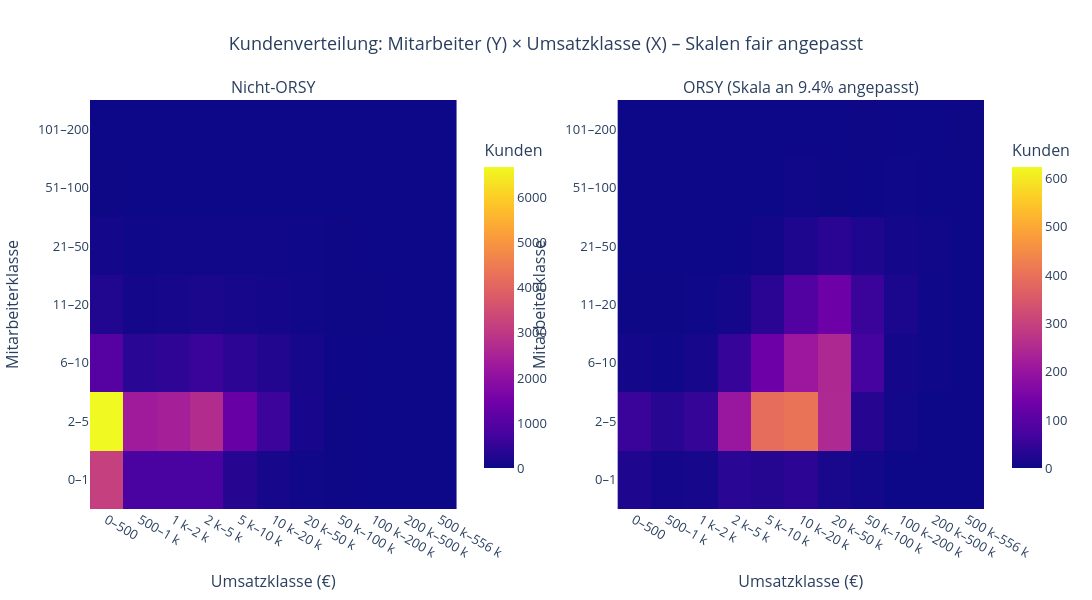

Notebook code for this chart:
### Code cell
import numpy as np
import pandas as pd
import plotly.express as px
from plotly.subplots import make_subplots
import math

# ===== Basis (<= 200 MA) =====
df_c = df.copy()
df_c = df_c[(df_c["emp_count"].notna()) & (df_c["sales"].notna()) & (df_c["emp_count"] <= 200)]
df_c["orsy_flag"] = (df_c["flag_new_orsyshelf"] > 0).astype(int)
df_c["orsy_str"]  = df_c["orsy_flag"].map({0:"Nicht-ORSY", 1:"ORSY"})

# ===== Einheitliche Bins (gleiche Feldgröße) =====
emp_edges  = [-np.inf, 1, 5, 10, 20, 50, 100, 200]
emp_labels = ["0–1","2–5","6–10","11–20","21–50","51–100","101–200"]

# Umsatzklassen (anpassen bei Bedarf)
sales_edges  = [0, 500, 1_000, 2_000, 5_000, 10_000, 20_000, 50_000, 100_000, 200_000, 500_000, float(df_c["sales"].max())]
def human_label(edges):
    labs = []
    for a,b in zip(edges[:-1], edges[1:]):
        def fmt(x):
            if x >= 1_000_000: return f"{x/1_000_000:.1f} Mio"
            if x >= 1_000:     return f"{x/1_000:.0f} k"
            return f"{int(x)}"
        labs.append(f"{fmt(a)}–{fmt(b)}")
    return labs
sales_labels = human_label(sales_edges)

df_c["emp_bin"]   = pd.cut(df_c["emp_count"], bins=emp_edges,  labels=emp_labels,  include_lowest=True, right=True)
df_c["sales_bin"] = pd.cut(df_c["sales"],     bins=sales_edges, labels=sales_labels, include_lowest=True, right=True)

# ===== Aggregation: Kundenanzahl je Feld =====
agg = (df_c.groupby(["orsy_str","emp_bin","sales_bin"], observed=True)
          .size()
          .reset_index(name="customer_count"))

def full_matrix(group):
    sub = agg[agg["orsy_str"]==group]
    mat = (sub.pivot_table(index="emp_bin", columns="sales_bin", values="customer_count", fill_value=0)
             .reindex(index=emp_labels, columns=sales_labels))
    return mat.fillna(0)

mat_non  = full_matrix("Nicht-ORSY")
mat_orsi = full_matrix("ORSY")

# ===== ORSY-Rate & Skalen berechnen =====
orsy_rate = float(df_c["orsy_flag"].mean())               # ~0.09...
zmax_non  = float(np.nanmax(mat_non.values))              # z. B. 6000
expected_orsi_max = max(1.0, orsy_rate * zmax_non)        # z. B. 0.09*6000 = 540
# (Optional) auf ganze Zahl runden
expected_orsi_max = math.ceil(expected_orsi_max)

# ===== Plot: getrennte Skalen, gleiche Bins, helle große Werte =====
fig = make_subplots(
    rows=1, cols=2,
    subplot_titles=(f"Nicht-ORSY", f"ORSY (Skala an {orsy_rate:.1%} angepasst)"),
    horizontal_spacing=0.18
)

t1 = px.imshow(mat_non,  origin="lower", color_continuous_scale="Viridis_r").data[0]
t2 = px.imshow(mat_orsi, origin="lower", color_continuous_scale="Viridis_r").data[0]

t1.update(coloraxis="coloraxis")
t2.update(coloraxis="coloraxis2")

fig.add_trace(t1, row=1, col=1)
fig.add_trace(t2, row=1, col=2)

fig.update_layout(
    height=600, width=1300,
    title="Kundenverteilung: Mitarbeiter (Y) × Umsatzklasse (X) – Skalen fair angepasst",
    # links: reales Maximum, rechts: erwartetes Maximum = ORSY-Rate * links-Max
    coloraxis =dict(cmin=0, cmax=zmax_non,
                    colorbar=dict(title="Kunden", len=0.85, x=0.43)),
    coloraxis2=dict(cmin=0, cmax=expected_orsi_max,
                    colorbar=dict(title="Kunden", len=0.85, x=1.02)),
    title_x=0.5, font=dict(size=13)
)

# Achsenlabels aus gemeinsamen Bins
for c in [1,2]:
    fig.update_xaxes(title_text="Umsatzklasse (€)", row=1, col=c,
                     tickmode="array", tickvals=list(range(len(sales_labels))), ticktext=sales_labels)
    fig.update_yaxes(title_text="Mitarbeiterklasse", row=1, col=c,
                     tickmode="array", tickvals=list(range(len(emp_labels))),  ticktext=emp_labels)

fig.show()

print(f"ORSY-Rate: {orsy_rate:.2%} | Max Nicht-ORSY: {int(zmax_non)} Kunden | ORSY-Skalen-Max: {expected_orsi_max} Kunden")

### Figure 1 — Plotly figure (JSON) as saved in the notebook; plotly's stock layout.template omitted (floating-point values rounded to 4 significant figures)
{"data": [{"coloraxis": "coloraxis", "hovertemplate": "sales_bin: %{x}<br>emp_bin: %{y}<br>color: %{z}<extra></extra>", "name": "0", "type": "heatmap", "x": ["0–500", "500–1 k", "1 k–2 k", "2 k–5 k", "5 k–10 k", "10 k–20 k", "20 k–50 k", "50 k–100 k", "100 k–200 k", "200 k–500 k", "500 k–556 k"], "xaxis": "x", "y": ["0–1", "2–5", "6–10", "11–20", "21–50", "51–100", "101–200"], "yaxis": "y", "z": [[3167.0, 804.0, 802.0, 799.0, 322.0, 135.0, 33.0, 8.0, 1.0, 1.0, 0.0], [6653.0, 2301.0, 2411.0, 2700.0, 1294.0, 616.0, 142.0, 15.0, 2.0, 0.0, 0.0], [1008.0, 361.0, 441.0, 585.0, 407.0, 276.0, 114.0, 19.0, 0.0, 0.0, 0.0], [257.0, 101.0, 125.0, 165.0, 132.0, 107.0, 51.0, 13.0, 10.0, 0.0, 0.0], [89.0, 31.0, 37.0, 42.0, 36.0, 41.0, 26.0, 8.0, 3.0, 0.0, 0.0], [11.0, 4.0, 3.0, 0.0, 1.0, 4.0, 4.0, 0.0, 1.0, 1.0, 0.0], [2.0, 2.0, 3.0, 1.0, 0.0, 0.0, 1.0, 1.0, 0.0, 0.0, 0.0]]}, {"coloraxis": "coloraxis2", "hovertemplate": "sales_bin: %{x}<br>emp_bin: %{y}<br>color: %{z}<extra></extra>", "name": "0", "type": "heatmap", "x": ["0–500", "500–1 k", "1 k–2 k", "2 k–5 k", "5 k–10 k", "10 k–20 k", "20 k–50 k", "50 k–100 k", "100 k–200 k", "200 k–500 k", "500 k–556 k"], "xaxis": "x2", "y": ["0–1", "2–5", "6–10", "11–20", "21–50", "51–100", "101–200"], "yaxis": "y2", "z": [[21.0, 9.0, 11.0, 34.0, 29.0, 38.0, 15.0, 6.0, 0.0, 0.0, 0.0], [55.0, 32.0, 47.0, 203.0, 391.0, 403.0, 246.0, 30.0, 6.0, 0.0, 0.0], [8.0, 2.0, 11.0, 51.0, 130.0, 207.0, 245.0, 70.0, 10.0, 2.0, 0.0], [1.0, 1.0, 2.0, 8.0, 35.0, 88.0, 130.0, 55.0, 16.0, 2.0, 0.0], [0.0, 0.0, 0.0, 0.0, 7.0, 21.0, 35.0, 21.0, 10.0, 5.0, 0.0], [0.0, 0.0, 0.0, 0.0, 0.0, 4.0, 1.0, 0.0, 3.0, 0.0, 0.0], [0.0, 0.0, 0.0, 0.0, 0.0, 0.0, 0.0, 1.0, 0.0, 0.0, 1.0]]}], "layout": {"annotations": [{"font": {"size": 16}, "showarrow": false, "text": "Nicht-ORSY", "x": 0.205, "xanchor": "center", "xref": "paper", "y": 1, "yanchor": "bottom", "yref": "paper"}, {"font": {"size": 16}, "showarrow": false, "text": "ORSY (Skala an 9.4% angepasst)", "x": 0.795, "xanchor": "center", "xref": "paper", "y": 1, "yanchor": "bottom", "yref": "paper"}], "coloraxis": {"cmax": 6653, "cmin": 0, "colorbar": {"len": 0.85, "title": {"text": "Kunden"}, "x": 0.43}}, "coloraxis2": {"cmax": 623, "cmin": 0, "colorbar": {"len": 0.85, "title": {"text": "Kunden"}, "x": 1.02}}, "font": {"size": 13}, "height": 600, "title": {"text": "Kundenverteilung: Mitarbeiter (Y) × Umsatzklasse (X) – Skalen fair angepasst", "x": 0.5}, "width": 1300, "xaxis": {"anchor": "y", "domain": [0, 0.41], "tickmode": "array", "ticktext": ["0–500", "500–1 k", "1 k–2 k", "2 k–5 k", "5 k–10 k", "10 k–20 k", "20 k–50 k", "50 k–100 k", "100 k–200 k", "200 k–500 k", "500 k–556 k"], "tickvals": [0, 1, 2, 3, 4, 5, 6, 7, 8, 9, 10], "title": {"text": "Umsatzklasse (€)"}}, "xaxis2": {"anchor": "y2", "domain": [0.59, 1], "tickmode": "array", "ticktext": ["0–500", "500–1 k", "1 k–2 k", "2 k–5 k", "5 k–10 k", "10 k–20 k", "20 k–50 k", "50 k–100 k", "100 k–200 k", "200 k–500 k", "500 k–556 k"], "tickvals": [0, 1, 2, 3, 4, 5, 6, 7, 8, 9, 10], "title": {"text": "Umsatzklasse (€)"}}, "yaxis": {"anchor": "x", "domain": [0, 1], "tickmode": "array", "ticktext": ["0–1", "2–5", "6–10", "11–20", "21–50", "51–100", "101–200"], "tickvals": [0, 1, 2, 3, 4, 5, 6], "title": {"text": "Mitarbeiterklasse"}}, "yaxis2": {"anchor": "x2", "domain": [0, 1], "tickmode": "array", "ticktext": ["0–1", "2–5", "6–10", "11–20", "21–50", "51–100", "101–200"], "tickvals": [0, 1, 2, 3, 4, 5, 6], "title": {"text": "Mitarbeiterklasse"}}}}
